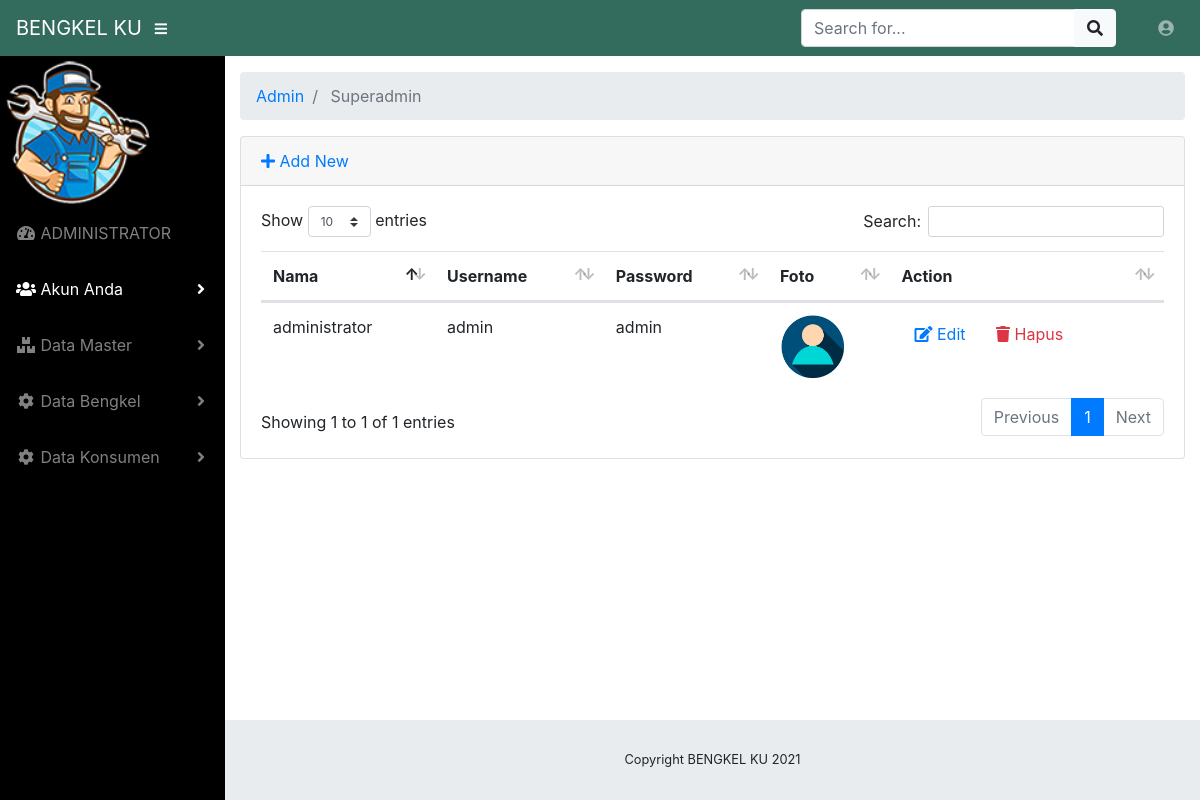
Screenshot of /index.php/admin/superadmin with the database file from the repository.
### tables this page shows
CREATE TABLE `superadmin` (
  `id_sa` int(11) NOT NULL,
  `nama` varchar(255) NOT NULL,
  `username` varchar(20) NOT NULL,
  `password` varchar(11) NOT NULL,
  `foto` varchar(255) NOT NULL DEFAULT 'default.jpg'
);

### application/controllers/admin/superadmin.php (called while the page is built, shortened)
<?php
class Superadmin extends CI_Controller
{
    public function __construct()
    {
        $this->load->model("superadmin_model");
        $this->load->library('form_validation');
    }
    public function index()
    {
        $data["superadmin"] = $this->superadmin_model->getAll();
        $this->load->view("admin/superadmin/list", $data);
    }
}

### index.php (called while the page is built, shortened)
<?php
require_once BASEPATH.'core/CodeIgniter.php';

### application/models/Superadmin_model.php (called while the page is built, shortened)
<?php defined('BASEPATH') or exit('No direct script access allowed');
class Superadmin_model extends CI_Model
{
    private $_table = "superadmin";
    public function getAll()
    {
        return $this->db->get($this->_table)->result();
    }
}

### application/views/admin/superadmin/list.php (the view, shortened to what this page needs)
<!DOCTYPE html>
<html lang="en">
<head>
</head>
<body id="page-top">
    <div id="wrapper">
        <div id="content-wrapper">
            <div class="container-fluid">
                <div class="card mb-3">
                    <div class="card-header">
                        <a href="<?php echo site_url('admin/superadmin/add') ?>"><i class="fas fa-plus"></i> Add New</a>
                    </div>
                    <div class="card-body">
                        <div class="table-responsive">
                            <table class="table table-hover" id="dataTable" width="100%" cellspacing="0">
                                <thead>
                                    <tr>
                                        <th>Nama</th>
                                        <th>Username</th>
                                        <th>Password</th>
                                        <th>Foto</th>
                                        <th>Action</th>
                                    </tr>
                                </thead>
                                <tbody>
                                    <?php foreach ($superadmin as $superadmin) : ?>
                                        <tr>
                                            <td width="150">
                                                <?php echo $superadmin->nama ?>
                                            </td>
                                            <td>
                                                <?php echo $superadmin->username ?>
                                            </td>
                                            <td>
                                                <?php echo $superadmin->password ?>
                                            </td>
                                            <td>
                                                <img src="<?php echo base_url('upload/superadmin/' . $superadmin->foto) ?>" width="64" />
                                            </td>
                                            <td>
                                                <a href="<?php echo site_url('admin/superadmin/edit/' . $superadmin->id_sa) ?>" class="btn btn-small"><i class="fas fa-edit"></i> Edit</a>
                                                <a onclick="deleteConfirm('<?php echo site_url('admin/superadmin/delete/' . $superadmin->id_sa) ?>')" href="#!" class="btn btn-small text-danger"><i class="fas fa-trash"></i> Hapus</a>
                                            </td>
                                        </tr>
                                    <?php endforeach; ?>
                                </tbody>
                            </table>
                        </div>
                    </div>
                </div>
            </div>
        </div>
    </div>
</body>
</html>

### css/sb-admin.css (style rules this page uses)
html { position: relative; min-height: 100%; }
body { height: 100%; }
#wrapper { display: -webkit-box; display: -ms-flexbox; display: flex; }
#wrapper #content-wrapper { overflow-x: hidden; width: 100%; padding-top: 1rem; padding-bottom: 80px; }
:root { --input-padding-x: 0.75rem; --input-padding-y: 0.75rem; }

### rows the page displays
superadmin: nama "administrator", username "admin", password "admin", foto (placeholder picture)

### other values shown
SITE_NAME "BENGKEL KU"
$segment "Admin"
$segment "Superadmin"
Date('Y') "2021"
